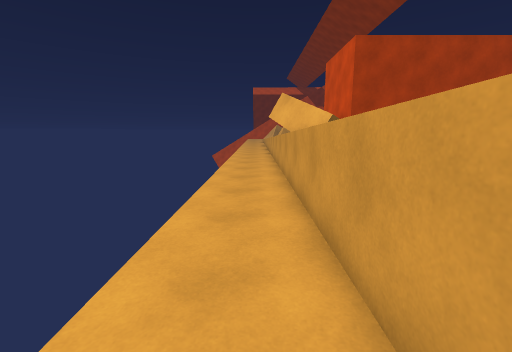
view 1 (above)

21 first-person views from a walk through a Unity game level. The camera is 1.5 m above the floor, tilts 10° down and sees 90° across. The floor is counted in squares, 1 m on a side. Each view is taken from the middle of a square. On the plan, view 1 faces up. The plan holds only what a view shows up to about 13 squares ahead; the rest is blank. The place goes on beyond the plan.

view 2
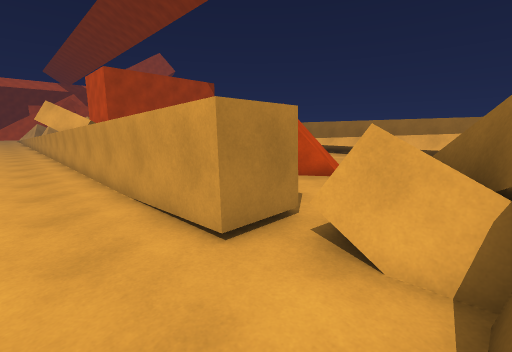

view 3
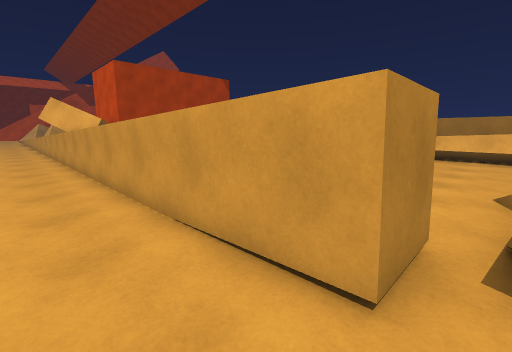

view 4
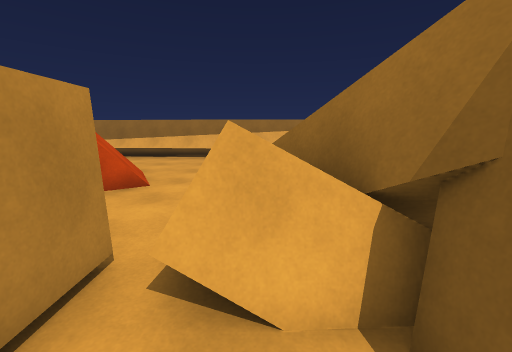

view 5
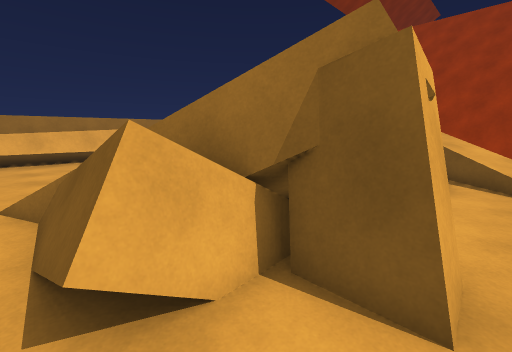

view 6
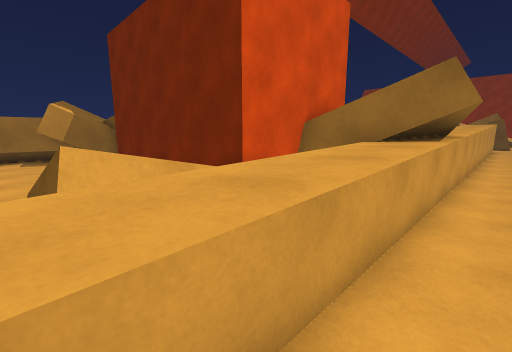

view 7
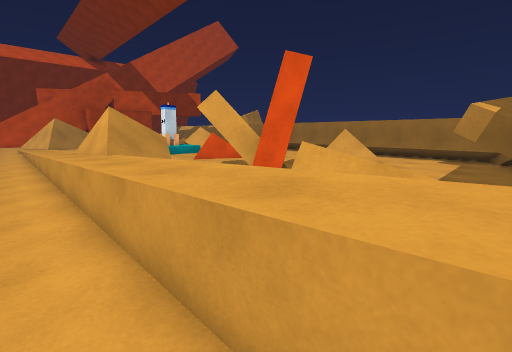

view 8
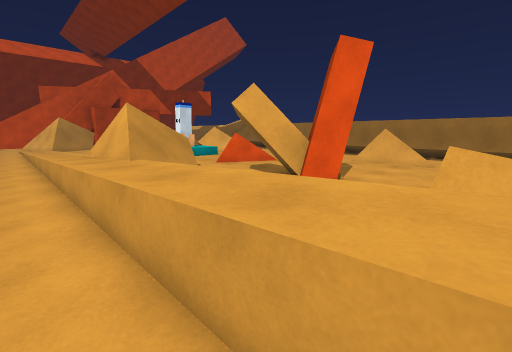

view 9
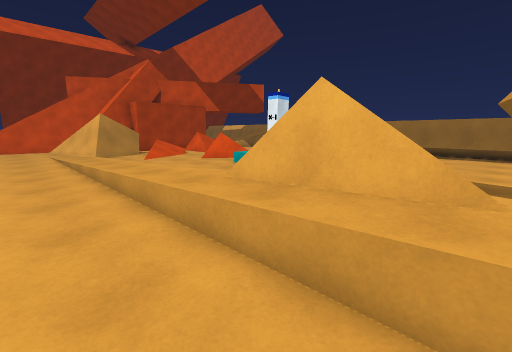

view 10
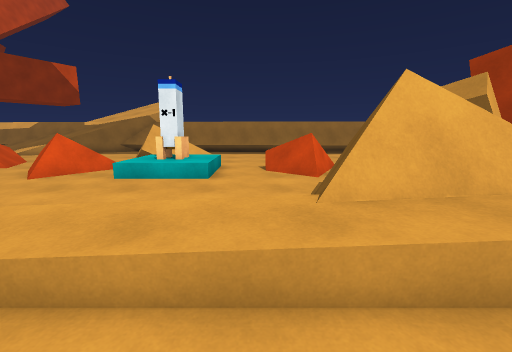

view 11
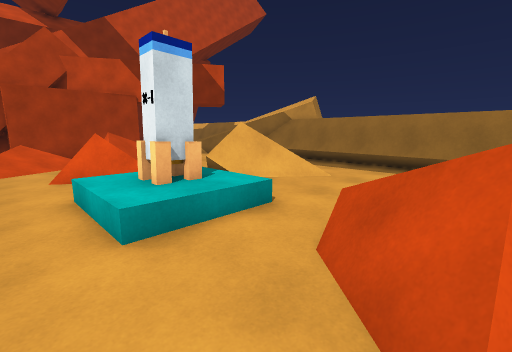

view 12
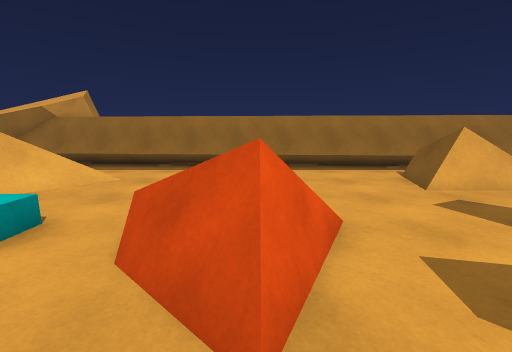

view 13
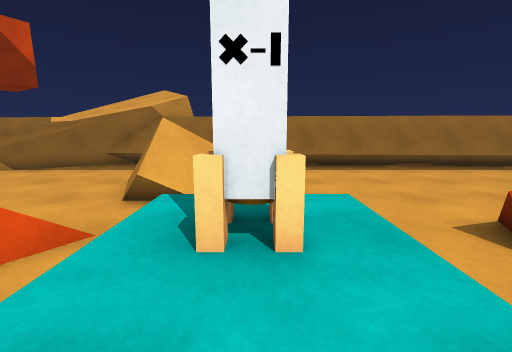

view 14
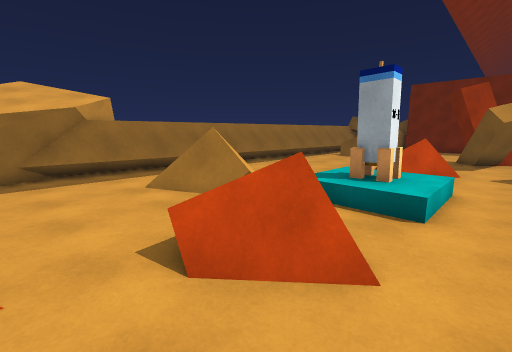

view 15
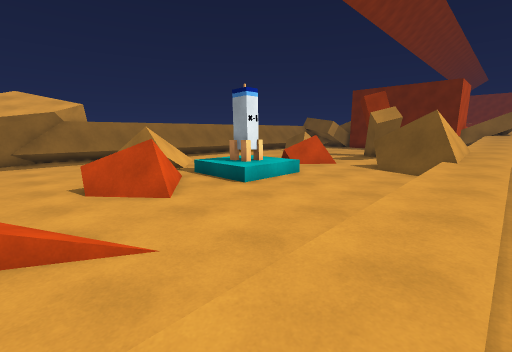

view 16
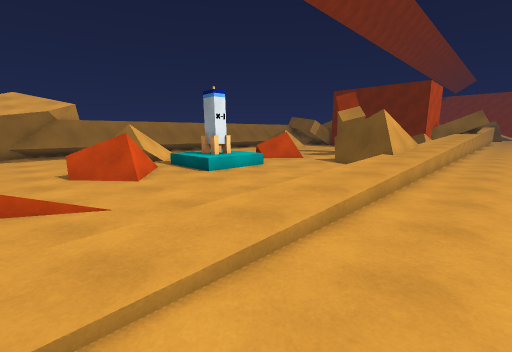

view 17
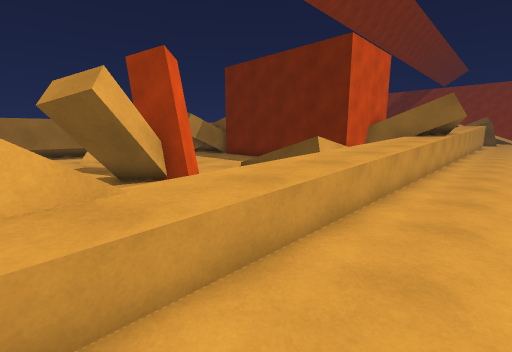

view 18
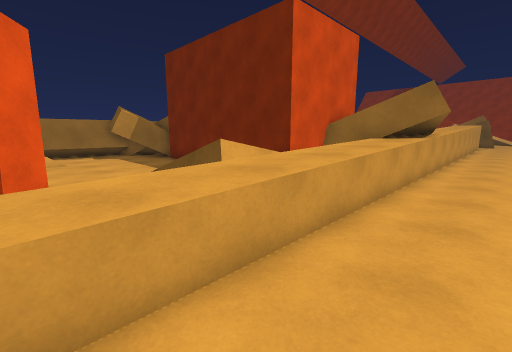

view 19
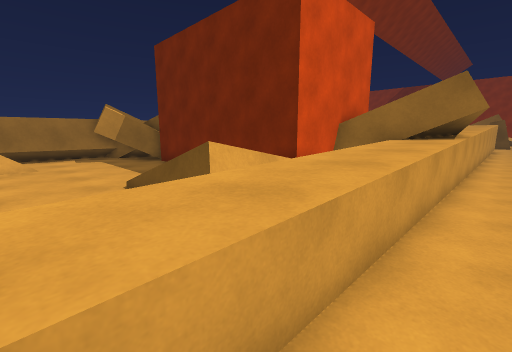

view 20
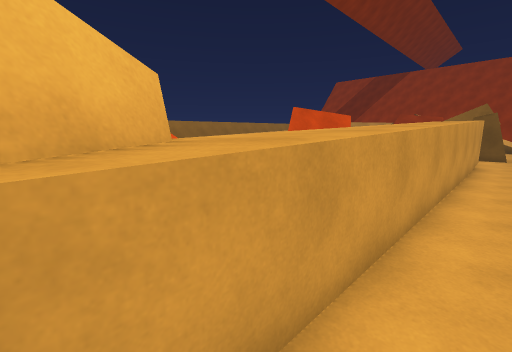

view 21
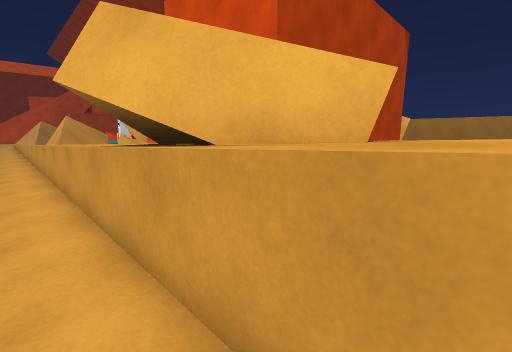

### Floor plan
Key: @ floor where view 1 was taken; # wall or solid block; . main floor; : floor 0.25 m higher than the main floor; + floor 0.5 m higher than the main floor; * floor 0.75 m higher than the main floor; % floor 1 m higher than the main floor; & floor 1.25 m higher than the main floor; / step, stairs or slope; = window, fence, low wall or low ledge; ^ raised ledge; v drop or lower ground; R rocket; O other object.
Columns run from 1 left of view 1 to 18 right of it. Each row starts with its distance up from view 1.
 41 ../:..///.........#O
 40 ../:../............O
 39 ../:.....=O.......=v
 38 ../:....== .......=#
 37 ../:......#..## ..=#
 36 ../:........=##   ##
 35 ../+..../++/.=## .##
 34 ../+..../RR/..=#..##
 33 ../+..../++/......##
 32 ../+..............##
 31 ../+..............##
 30 ../+#=...==/......#v
 29 ..++##=..=O ......#v
 28 ..**=//...=/......#v
 27 ..**///...........#
 26 ..**/  ...........#
 25 ..**.  ##.........#
 24 ..**.  ###....#===#
 23 ..**.  ## ....=O#=#
 22 ..%%.   ......O .=#
 21 ..%%.   .........##
 20 ..%%.   .........##
 19 ..%%./   ........##
 18 ..%%./     ....###
 17 ..%%.      ...####
 16 ..&&.##########
 15 ..&&.#
 14 ..&&.#
 13 ..=#=#
 12 ..## ##   #####
 11 ..##             #
 10 ..^v             #
  9 ..^^.            #
  8 ..^^^            #
  7 ..^^^
  6 ..^^^
  5 ..#
  4 ..#
  3 ..#
  2 ..#
  1 ..#
  0 .@#          ..
 -1 ..#      ## ...
 -2 ..#    ###=.... #
 -3 ..#  ..== .....=#
 -4 ..###..........=#
 -5 ...#====.......=#
 -6  ..#^^=#  .....=#
 -7 .OO##     =  ..=#
 -8  .O#           ##
 -9  .##           ##

Positions as (right, up) in squares from view 1, and headings:
1: (0, 0), facing up
2: (-1, -7), facing up-right
3: (-1, -5), facing up-right
4: (0, -6), facing right
5: (0, -5), facing down-right
6: (0, 20), facing down-right
7: (0, 17), facing up-right
8: (0, 19), facing up-right
9: (-1, 26), facing up-right
10: (-1, 31), facing right
11: (6, 29), facing up-right
12: (6, 29), facing right
13: (6, 34), facing right
14: (6, 41), facing down-right
15: (1, 41), facing down-right
16: (-1, 41), facing down-right
17: (-1, 27), facing down-right
18: (-1, 23), facing down-right
19: (0, 22), facing down-right
20: (0, 10), facing down-right
21: (0, 8), facing up-right
